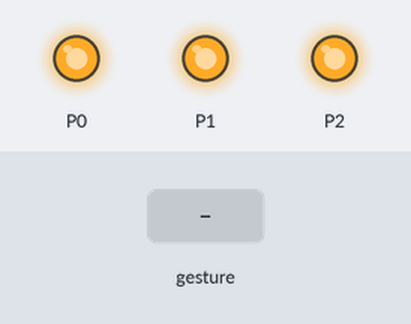
A program run on a simulated BBC micro:bit (MakeCode). Shown: output pins drawn as LEDs (lit = HIGH). Inputs (shaded band) come from the test bench. A tilt is held for 1.5 s and a shake lasts 1 s, then the board lies face up again.

Above: at 1.2 s.
1.3 s: gesture 'tilt right'
At 1.7 s:
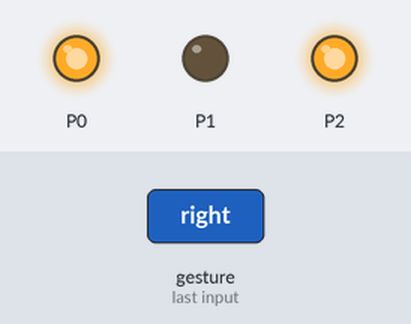
4.3 s: gesture 'tilt left'
At 5.1 s:
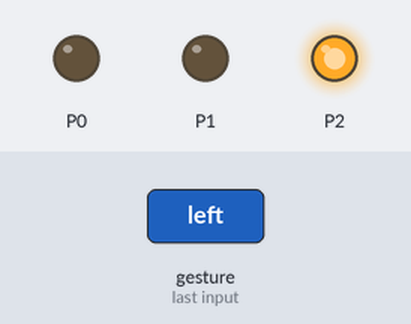
7.3 s: gesture 'logo down'
At 8.6 s:
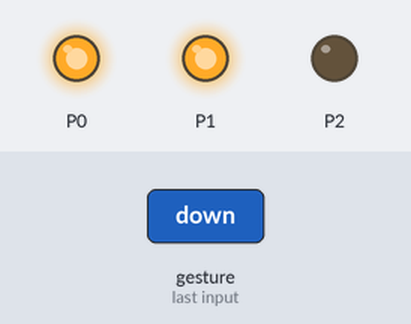
10.3 s: gesture 'logo up'
At 10.9 s:
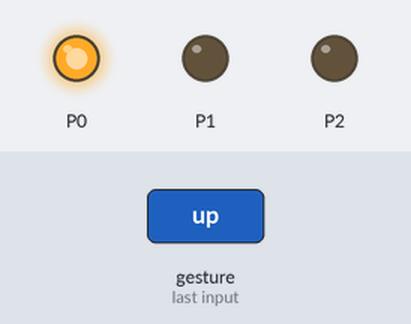
Timing chart, 0 to 13.4 s (numbered marks = the images above; inputs shaded):
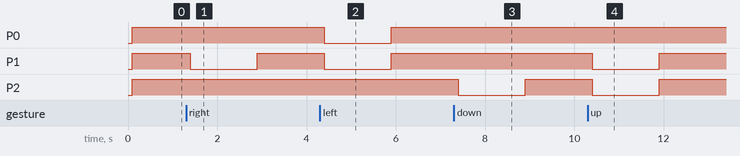

Measured:
- after the input at 1.3 s, P1: HIGH → LOW after 0.10 s, → HIGH 1.5 s later
- after the input at 4.3 s, P0, P1: HIGH → LOW after 0.10 s, → HIGH 1.5 s later
- after the input at 7.3 s, P2: HIGH → LOW after 0.10 s, → HIGH 1.5 s later
- after the input at 10.3 s, P1, P2: HIGH → LOW after 0.10 s, → HIGH 1.5 s later

The program:

main.ts
```typescript
input.onGesture(Gesture.TiltRight, function () {
    pins.digitalWritePin(DigitalPin.P0, 1)
    pins.digitalWritePin(DigitalPin.P1, 0)
    pins.digitalWritePin(DigitalPin.P2, 1)
})
input.onGesture(Gesture.TiltLeft, function () {
    pins.digitalWritePin(DigitalPin.P0, 0)
    pins.digitalWritePin(DigitalPin.P1, 0)
    pins.digitalWritePin(DigitalPin.P2, 1)
})
input.onGesture(Gesture.ScreenUp, function () {
    pins.digitalWritePin(DigitalPin.P0, 1)
    pins.digitalWritePin(DigitalPin.P1, 1)
    pins.digitalWritePin(DigitalPin.P2, 1)
})
input.onGesture(Gesture.LogoDown, function () {
    pins.digitalWritePin(DigitalPin.P0, 1)
    pins.digitalWritePin(DigitalPin.P1, 1)
    pins.digitalWritePin(DigitalPin.P2, 0)
})
input.onGesture(Gesture.LogoUp, function () {
    pins.digitalWritePin(DigitalPin.P0, 1)
    pins.digitalWritePin(DigitalPin.P1, 0)
    pins.digitalWritePin(DigitalPin.P2, 0)
})
basic.forever(function () {

})
```

test.ts
```typescript
// 테스트는 여기로 이동합니다; 이 패키지가 확장으로 사용될 때 컴파일되지 않을 것 입니다.
```
